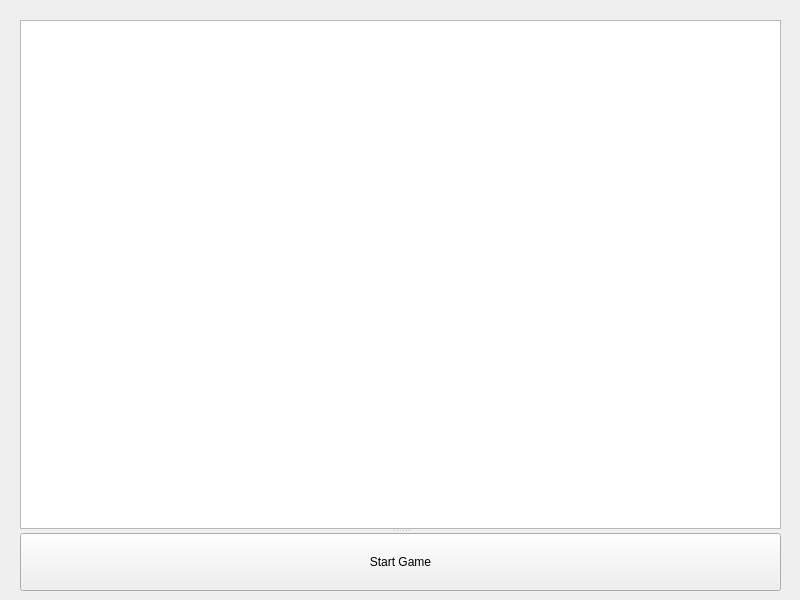
<?xml version="1.0" encoding="UTF-8"?>
<ui version="4.0">
 <class>Widget</class>
 <widget class="QWidget" name="Widget">
  <property name="geometry">
   <rect>
    <x>0</x>
    <y>0</y>
    <width>800</width>
    <height>600</height>
   </rect>
  </property>
  <property name="windowTitle">
   <string>Widget</string>
  </property>
  <widget class="QSplitter" name="splitter">
   <property name="geometry">
    <rect>
     <x>20</x>
     <y>20</y>
     <width>761</width>
     <height>571</height>
    </rect>
   </property>
   <property name="orientation">
    <enum>Qt::Vertical</enum>
   </property>
   <widget class="QGraphicsView" name="graphicsView"/>
   <widget class="QPushButton" name="startGameButton">
    <property name="text">
     <string>Start Game</string>
    </property>
   </widget>
  </widget>
 </widget>
 <resources/>
 <connections/>
</ui>
